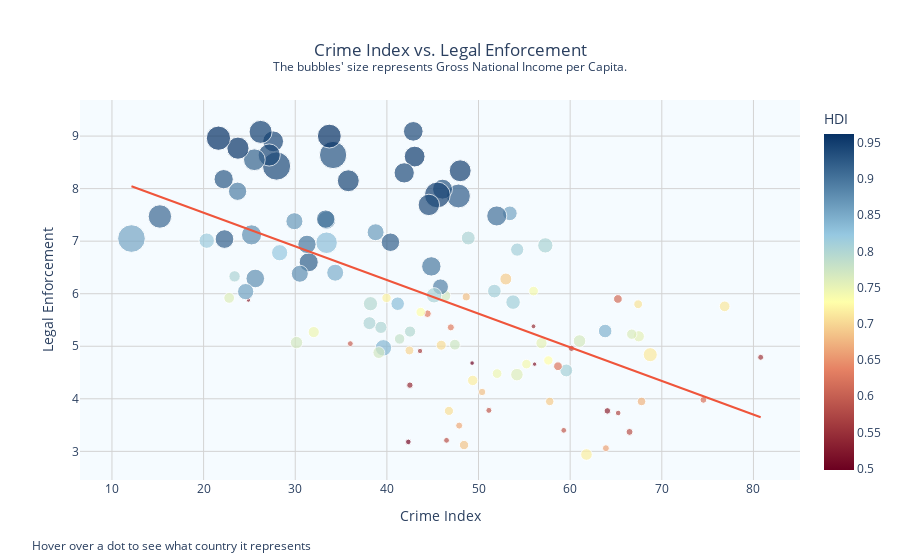

Notebook code cell kept with this figure:
### Code cell
hfi = pd.read_csv("datasets/hfi-2023.csv")
crime = pd.read_csv("datasets/crime-rate-by-country-2023.csv")

hfi2021 = hfi[hfi["year"] == 2021]
hfi2021.rename(columns = {'countries': 'country'}, inplace = True)
crimehfi = crime.join(hfi2021.set_index('country'), on='country', how = "inner")

HDI = pd.read_csv("datasets/Human Development Index.csv")
HDI_score = HDI[["Country", 'Human Development Index (2021)', 'Gross National Income Per Capita (2021)']].dropna()
HDI_score.rename(columns = {'Country': 'country', 'Human Development Index (2021)' : 'HDI', 'Gross National Income Per Capita (2021)': 'GNI per Capita'}, inplace = True)

crimehdfi = crimehfi.join(HDI_score.set_index('country'), on='country', how = "inner")

custom_color_scale = [
    [0.0, 'rgb(107,0,32)'],
    [0.3, 'rgb(230,130,100)'],
    [0.5, 'rgb(255, 255, 170)'],
    [0.7, 'rgb(150, 200, 225)'],
    [1.0, 'rgb(6,49,100)']
]

# Create scatterplot
fig = px.scatter(crimehdfi, 
                 x='crimeIndex', 
                 y='ef_legal', 
                 color='HDI',
                size='GNI per Capita',  # Use GDP_per_capita for dot sizes
                 size_max=20,  # Maximum size of the dots
                 color_continuous_scale= custom_color_scale,  # You can choose any color scale
                 title='Crime Index vs. Legal Enforcement<br><sup>The bubbles\' size represents Gross National Income per Capita.</sup>',
                 labels={'crimeIndex': 'Crime Index', 'ef_legal': 'Legal Enforcement'},
                 trendline='ols',
                 hover_name='country')

fig.update_layout(
    height=500,
    title={
        'y':0.9,
        'x':0.5,
        'xanchor': 'center',
        'yanchor': 'top'
    },
    plot_bgcolor='rgba(152,214,255,0.1)',  # background color
    xaxis=dict(
        gridcolor='lightgrey',  # Set x-axis gridline color
        zerolinecolor='grey'  # Set x-axis zero line color
    ),
    yaxis=dict(
        gridcolor='lightgrey',  # Set y-axis gridline color
        zerolinecolor='grey'  # Set y-axis zero line color
    ),
)

fig.add_annotation(x=-0.07, y=-0.20,
                   xref="paper", yref="paper",
                   align='left',
                   xanchor='left', yanchor='bottom',
                   showarrow=False,
                   text='Hover over a dot to see what country it represents'
                  )

# Show the figure
fig.show()

### Figure 1 — Plotly figure (JSON) as saved in the notebook; plotly's stock layout.template omitted (floating-point values rounded to 4 significant figures)
{"data": [{"hovertemplate": "<b>%{hovertext}</b><br><br>Crime Index=%{x}<br>Legal Enforcement=%{y}<br>GNI per Capita=%{marker.size}<br>HDI=%{marker.color}<extra></extra>", "hovertext": ["Papua New Guinea", "South Africa", "Honduras", "Guyana", "El Salvador", "Brazil", "Jamaica", "Peru", "Angola", "Cameroon", "Namibia", "Nigeria", "Bangladesh", "Argentina", "Libya", "Dominican Republic", "Kenya", "Belarus", "Zimbabwe", "Guatemala", "Bolivia", "Fiji", "Malaysia", "Colombia", "Uganda", "Mongolia", "Tanzania", "Ecuador", "Costa Rica", "Mexico", "Kazakhstan", "Chile", "Botswana", "Algeria", "France", "Uruguay", "Cambodia", "Belize", "Paraguay", "Ethiopia", "Mauritius", "Morocco", "Iraq", "Sweden", "Nicaragua", "United States", "Ukraine", "Ghana", "Lebanon", "Myanmar", "Moldova", "United Kingdom", "Indonesia", "Greece", "Ireland", "Panama", "Italy", "Belgium", "India", "Tunisia", "Zambia", "Australia", "New Zealand", "Albania", "Pakistan", "Philippines", "Sudan", "Canada", "Sri Lanka", "Montenegro", "Malta", "Jordan", "Turkey", "Thailand", "North Macedonia", "Latvia", "Bulgaria", "Serbia", "Nepal", "Germany", "Hungary", "Luxembourg", "Norway", "Kuwait", "Lithuania", "Spain", "Azerbaijan", "Israel", "Cyprus", "Poland", "China", "Portugal", "Romania", "Singapore", "Finland", "Netherlands", "Denmark", "Bahrain", "Austria", "Saudi Arabia", "Rwanda", "Croatia", "Iceland", "Estonia", "Georgia", "Armenia", "Slovenia", "Japan", "Switzerland", "Oman", "United Arab Emirates", "Qatar"], "legendgroup": "", "marker": {"color": [0.558, 0.713, 0.621, 0.714, 0.675, 0.754, 0.709, 0.762, 0.586, 0.576, 0.615, 0.535, 0.661, 0.842, 0.718, 0.767, 0.575, 0.808, 0.593, 0.627, 0.692, 0.73, 0.803, 0.752, 0.525, 0.739, 0.549, 0.74, 0.809, 0.758, 0.811, 0.855, 0.693, 0.745, 0.903, 0.809, 0.593, 0.683, 0.717, 0.498, 0.802, 0.683, 0.686, 0.947, 0.667, 0.921, 0.773, 0.632, 0.706, 0.585, 0.767, 0.929, 0.705, 0.887, 0.945, 0.805, 0.895, 0.937, 0.633, 0.731, 0.565, 0.951, 0.937, 0.796, 0.544, 0.699, 0.508, 0.936, 0.782, 0.832, 0.918, 0.72, 0.838, 0.8, 0.77, 0.863, 0.795, 0.802, 0.602, 0.942, 0.846, 0.93, 0.961, 0.831, 0.875, 0.905, 0.745, 0.919, 0.896, 0.876, 0.768, 0.866, 0.821, 0.939, 0.94, 0.941, 0.948, 0.875, 0.916, 0.875, 0.534, 0.858, 0.959, 0.89, 0.802, 0.759, 0.918, 0.925, 0.962, 0.816, 0.911, 0.855], "coloraxis": "coloraxis", "size": [4009.0, 12950.0, 5298.0, 22460.0, 8296.0, 14370.0, 8834.0, 12250.0, 5466.0, 3621.0, 8634.0, 4790.0, 5472.0, 20930.0, 15340.0, 17990.0, 4474.0, 18850.0, 3810.0, 8723.0, 8111.0, 9980.0, 26660.0, 14380.0, 2181.0, 10590.0, 2664.0, 10310.0, 19970.0, 17900.0, 23940.0, 24560.0, 16200.0, 10800.0, 45940.0, 21270.0, 4079.0, 6309.0, 12350.0, 2361.0, 22030.0, 7303.0, 9977.0, 54490.0, 5625.0, 64770.0, 13260.0, 5745.0, 9526.0, 3851.0, 14880.0, 45220.0, 11470.0, 29000.0, 76170.0, 26960.0, 42840.0, 52290.0, 6590.0, 10260.0, 3218.0, 49240.0, 44060.0, 14130.0, 4624.0, 8920.0, 3575.0, 46810.0, 12580.0, 20840.0, 38880.0, 9924.0, 31030.0, 17030.0, 15920.0, 32800.0, 23080.0, 19120.0, 3877.0, 54530.0, 32790.0, 84650.0, 64660.0, 52920.0, 37930.0, 38350.0, 14260.0, 41520.0, 38190.0, 33030.0, 17500.0, 33150.0, 30030.0, 90920.0, 49450.0, 55980.0, 60360.0, 39500.0, 53620.0, 46110.0, 2210.0, 30130.0, 55780.0, 38050.0, 14660.0, 13160.0, 39750.0, 42270.0, 66930.0, 27050.0, 62570.0, 87130.0], "sizemode": "area", "sizeref": 227.3, "symbol": "circle"}, "mode": "markers", "name": "", "orientation": "v", "showlegend": false, "type": "scatter", "x": [80.79, 76.86, 74.54, 68.74, 67.79, 67.49, 67.42, 66.72, 66.48, 65.24, 65.21, 64.06, 63.9, 63.82, 61.78, 61.02, 60.14, 59.58, 59.3, 58.67, 57.77, 57.62, 57.29, 56.87, 56.12, 56.01, 56, 55.23, 54.22, 54.19, 53.77, 53.42, 52.98, 52.03, 51.99, 51.73, 51.13, 50.39, 49.37, 49.3, 48.88, 48.66, 48.42, 48, 47.89, 47.81, 47.42, 46.98, 46.77, 46.51, 46.35, 46.07, 45.93, 45.85, 45.51, 45.15, 44.85, 44.58, 44.43, 43.69, 43.62, 43.03, 42.88, 42.53, 42.51, 42.46, 42.34, 41.89, 41.39, 41.18, 40.39, 39.96, 39.62, 39.35, 39.12, 38.77, 38.21, 38.1, 36.01, 35.79, 34.36, 34.13, 33.72, 33.42, 33.42, 33.32, 32.02, 31.47, 31.28, 30.5, 30.14, 29.91, 28.3, 27.96, 27.59, 27.16, 26.22, 25.64, 25.54, 25.23, 24.89, 24.59, 23.75, 23.71, 23.38, 22.79, 22.28, 22.19, 21.62, 20.34, 15.23, 12.13], "xaxis": "x", "y": [4.79, 5.76, 3.98, 4.84, 3.95, 5.19, 5.8, 5.23, 3.37, 3.73, 5.9, 3.77, 3.06, 5.29, 2.94, 5.1, 4.96, 4.54, 3.4, 4.62, 3.95, 4.73, 6.92, 5.06, 4.66, 6.05, 5.38, 4.66, 6.84, 4.46, 5.84, 7.53, 6.28, 4.48, 7.48, 6.05, 3.78, 4.13, 4.35, 4.68, 7.06, 5.94, 3.12, 8.34, 3.49, 7.86, 5.03, 5.36, 3.77, 3.21, 5.96, 7.99, 5.02, 6.13, 7.88, 5.97, 6.52, 7.69, 5.62, 5.65, 4.91, 8.61, 9.09, 5.28, 4.26, 4.92, 3.18, 8.3, 5.14, 5.81, 6.98, 5.92, 4.97, 5.36, 4.88, 7.17, 5.81, 5.44, 5.05, 8.15, 6.4, 8.64, 9, 6.97, 7.4, 7.42, 5.27, 6.6, 6.94, 6.38, 5.07, 7.38, 6.78, 8.43, 8.9, 8.64, 9.08, 6.29, 8.55, 7.12, 5.88, 6.04, 8.77, 7.95, 6.33, 5.92, 7.04, 8.18, 8.96, 7.01, 7.47, 7.05], "yaxis": "y"}, {"hovertemplate": "<b>OLS trendline</b><br>ef_legal = -0.0640219 * crimeIndex + 8.82109<br>R<sup>2</sup>=0.330519<br><br>Crime Index=%{x}<br>Legal Enforcement=%{y} <b>(trend)</b><extra></extra>", "legendgroup": "", "marker": {"symbol": "circle"}, "mode": "lines", "name": "", "showlegend": false, "type": "scatter", "x": [12.13, 15.23, 20.34, 21.62, 22.19, 22.28, 22.79, 23.38, 23.71, 23.75, 24.59, 24.89, 25.23, 25.54, 25.64, 26.22, 27.16, 27.59, 27.96, 28.3, 29.91, 30.14, 30.5, 31.28, 31.47, 32.02, 33.32, 33.42, 33.42, 33.72, 34.13, 34.36, 35.79, 36.01, 38.1, 38.21, 38.77, 39.12, 39.35, 39.62, 39.96, 40.39, 41.18, 41.39, 41.89, 42.34, 42.46, 42.51, 42.53, 42.88, 43.03, 43.62, 43.69, 44.43, 44.58, 44.85, 45.15, 45.51, 45.85, 45.93, 46.07, 46.35, 46.51, 46.77, 46.98, 47.42, 47.81, 47.89, 48, 48.42, 48.66, 48.88, 49.3, 49.37, 50.39, 51.13, 51.73, 51.99, 52.03, 52.98, 53.42, 53.77, 54.19, 54.22, 55.23, 56, 56.01, 56.12, 56.87, 57.29, 57.62, 57.77, 58.67, 59.3, 59.58, 60.14, 61.02, 61.78, 63.82, 63.9, 64.06, 65.21, 65.24, 66.48, 66.72, 67.42, 67.49, 67.79, 68.74, 74.54, 76.86, 80.79], "xaxis": "x", "y": [8.045, 7.846, 7.519, 7.437, 7.4, 7.395, 7.362, 7.324, 7.303, 7.301, 7.247, 7.228, 7.206, 7.186, 7.18, 7.142, 7.082, 7.055, 7.031, 7.009, 6.906, 6.891, 6.868, 6.818, 6.806, 6.771, 6.688, 6.681, 6.681, 6.662, 6.636, 6.621, 6.53, 6.516, 6.382, 6.375, 6.339, 6.317, 6.302, 6.285, 6.263, 6.235, 6.185, 6.171, 6.139, 6.11, 6.103, 6.1, 6.098, 6.076, 6.066, 6.028, 6.024, 5.977, 5.967, 5.95, 5.931, 5.907, 5.886, 5.881, 5.872, 5.854, 5.843, 5.827, 5.813, 5.785, 5.76, 5.755, 5.748, 5.721, 5.706, 5.692, 5.665, 5.66, 5.595, 5.548, 5.509, 5.493, 5.49, 5.429, 5.401, 5.379, 5.352, 5.35, 5.285, 5.236, 5.235, 5.228, 5.18, 5.153, 5.132, 5.123, 5.065, 5.025, 5.007, 4.971, 4.914, 4.866, 4.735, 4.73, 4.72, 4.646, 4.644, 4.565, 4.55, 4.505, 4.5, 4.481, 4.42, 4.049, 3.9, 3.649], "yaxis": "y"}], "layout": {"annotations": [{"align": "left", "showarrow": false, "text": "Hover over a dot to see what country it represents", "x": -0.07, "xanchor": "left", "xref": "paper", "y": -0.2, "yanchor": "bottom", "yref": "paper"}], "autosize": true, "coloraxis": {"colorbar": {"title": {"text": "HDI"}}, "colorscale": [[0, "rgb(107,0,32)"], [0.3, "rgb(230,130,100)"], [0.5, "rgb(255, 255, 170)"], [0.7, "rgb(150, 200, 225)"], [1, "rgb(6,49,100)"]]}, "legend": {"itemsizing": "constant", "tracegroupgap": 0}, "plot_bgcolor": "rgba(152,214,255,0.1)", "title": {"text": "Crime Index vs. Legal Enforcement<br><sup>The bubbles' size represents Gross National Income per Capita.</sup>", "x": 0.5, "xanchor": "center", "y": 0.9, "yanchor": "top"}, "xaxis": {"anchor": "y", "autorange": true, "domain": [0, 1], "gridcolor": "lightgrey", "range": [6.903, 84.98], "title": {"text": "Crime Index"}, "type": "linear", "zerolinecolor": "grey"}, "yaxis": {"anchor": "x", "autorange": true, "domain": [0, 1], "gridcolor": "lightgrey", "range": [2.426, 9.74], "title": {"text": "Legal Enforcement"}, "type": "linear", "zerolinecolor": "grey"}}}
